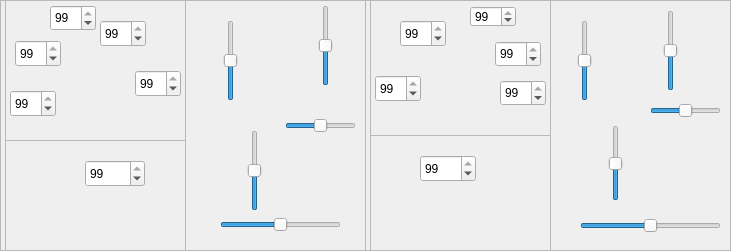
   <widget class="QFrame" name="frame_5">
    <property name="geometry">
     <rect>
      <x>635</x>
      <y>480</y>
      <width>731</width>
      <height>251</height>
     </rect>
    </property>
    <property name="frameShape">
     <enum>QFrame::StyledPanel</enum>
    </property>
    <property name="frameShadow">
     <enum>QFrame::Raised</enum>
    </property>
    <widget class="QFrame" name="frame_4">
     <property name="geometry">
      <rect>
       <x>370</x>
       <y>0</y>
       <width>361</width>
       <height>251</height>
      </rect>
     </property>
     <property name="frameShape">
      <enum>QFrame::StyledPanel</enum>
     </property>
     <property name="frameShadow">
      <enum>QFrame::Raised</enum>
     </property>
     <widget class="QLabel" name="label_13">
      <property name="geometry">
       <rect>
        <x>180</x>
        <y>0</y>
        <width>176</width>
        <height>241</height>
       </rect>
      </property>
      <property name="text">
       <string/>
      </property>
      <property name="pixmap">
       <pixmap>roboticArm.jpg</pixmap>
      </property>
      <property name="scaledContents">
       <bool>true</bool>
      </property>
     </widget>
     <widget class="QSlider" name="verticalSlider_5">
      <property name="geometry">
       <rect>
        <x>230</x>
        <y>125</y>
        <width>31</width>
        <height>76</height>
       </rect>
      </property>
      <property name="maximum">
       <number>180</number>
      </property>
      <property name="value">
       <number>90</number>
      </property>
      <property name="orientation">
       <enum>Qt::Vertical</enum>
      </property>
     </widget>
     <widget class="QSlider" name="verticalSlider_6">
      <property name="geometry">
       <rect>
        <x>200</x>
        <y>20</y>
        <width>29</width>
        <height>81</height>
       </rect>
      </property>
      <property name="maximum">
       <number>180</number>
      </property>
      <property name="value">
       <number>90</number>
      </property>
      <property name="orientation">
       <enum>Qt::Vertical</enum>
      </property>
     </widget>
     <widget class="QSlider" name="verticalSlider_7">
      <property name="geometry">
       <rect>
        <x>290</x>
        <y>10</y>
        <width>21</width>
        <height>81</height>
       </rect>
      </property>
      <property name="maximum">
       <number>180</number>
      </property>
      <property name="value">
       <number>90</number>
      </property>
      <property name="orientation">
       <enum>Qt::Vertical</enum>
      </property>
     </widget>
     <widget class="QSlider" name="horizontalSlider_3">
      <property name="geometry">
       <rect>
        <x>280</x>
        <y>100</y>
        <width>71</width>
        <height>21</height>
       </rect>
      </property>
      <property name="maximum">
       <number>180</number>
      </property>
      <property name="value">
       <number>90</number>
      </property>
      <property name="orientation">
       <enum>Qt::Horizontal</enum>
      </property>
     </widget>
     <widget class="QSlider" name="horizontalSlider_4">
      <property name="geometry">
       <rect>
        <x>210</x>
        <y>210</y>
        <width>141</width>
        <height>31</height>
       </rect>
      </property>
      <property name="maximum">
       <number>359</number>
      </property>
      <property name="value">
       <number>180</number>
      </property>
      <property name="orientation">
       <enum>Qt::Horizontal</enum>
      </property>
     </widget>
     <widget class="QFrame" name="frame_10">
      <property name="geometry">
       <rect>
        <x>0</x>
        <y>-10</y>
        <width>181</width>
        <height>261</height>
       </rect>
      </property>
      <property name="frameShape">
       <enum>QFrame::StyledPanel</enum>
      </property>
      <property name="frameShadow">
       <enum>QFrame::Raised</enum>
      </property>
      <widget class="QLabel" name="label_11">
       <property name="geometry">
        <rect>
         <x>0</x>
         <y>10</y>
         <width>171</width>
         <height>251</height>
        </rect>
       </property>
       <property name="text">
        <string/>
       </property>
       <property name="pixmap">
        <pixmap>rightHand.png</pixmap>
       </property>
       <property name="scaledContents">
        <bool>true</bool>
       </property>
      </widget>
      <widget class="QFrame" name="frame_11">
       <property name="geometry">
        <rect>
         <x>0</x>
         <y>0</y>
         <width>181</width>
         <height>146</height>
        </rect>
       </property>
       <property name="frameShape">
        <enum>QFrame::StyledPanel</enum>
       </property>
       <property name="frameShadow">
        <enum>QFrame::Raised</enum>
       </property>
       <widget class="QSpinBox" name="spinBox_11">
        <property name="geometry">
         <rect>
          <x>130</x>
          <y>90</y>
          <width>46</width>
          <height>26</height>
         </rect>
        </property>
        <property name="value">
         <number>99</number>
        </property>
       </widget>
       <widget class="QSpinBox" name="spinBox_12">
        <property name="geometry">
         <rect>
          <x>125</x>
          <y>51</y>
          <width>46</width>
          <height>26</height>
         </rect>
        </property>
        <property name="value">
         <number>99</number>
        </property>
       </widget>
       <widget class="QSpinBox" name="spinBox_13">
        <property name="geometry">
         <rect>
          <x>100</x>
          <y>16</y>
          <width>46</width>
          <height>21</height>
         </rect>
        </property>
        <property name="value">
         <number>99</number>
        </property>
       </widget>
       <widget class="QSpinBox" name="spinBox_14">
        <property name="geometry">
         <rect>
          <x>30</x>
          <y>30</y>
          <width>46</width>
          <height>27</height>
         </rect>
        </property>
        <property name="value">
         <number>99</number>
        </property>
       </widget>
       <widget class="QSpinBox" name="spinBox_15">
        <property name="geometry">
         <rect>
          <x>5</x>
          <y>85</y>
          <width>46</width>
          <height>27</height>
         </rect>
        </property>
        <property name="value">
         <number>99</number>
        </property>
       </widget>
      </widget>
      <widget class="QSpinBox" name="spinBox_10">
       <property name="geometry">
        <rect>
         <x>50</x>
         <y>165</y>
         <width>56</width>
         <height>27</height>
        </rect>
       </property>
       <property name="value">
        <number>99</number>
       </property>
      </widget>
     </widget>
    </widget>
    <widget class="QFrame" name="frame_3">
     <property name="geometry">
      <rect>
       <x>5</x>
       <y>0</y>
       <width>361</width>
       <height>251</height>
      </rect>
     </property>
     <property name="frameShape">
      <enum>QFrame::StyledPanel</enum>
     </property>
     <property name="frameShadow">
      <enum>QFrame::Raised</enum>
     </property>
     <widget class="QLabel" name="label_12">
      <property name="geometry">
       <rect>
        <x>180</x>
        <y>0</y>
        <width>176</width>
        <height>241</height>
       </rect>
      </property>
      <property name="text">
       <string/>
      </property>
      <property name="pixmap">
       <pixmap>roboticArm.jpg</pixmap>
      </property>
      <property name="scaledContents">
       <bool>true</bool>
      </property>
     </widget>
     <widget class="QSlider" name="verticalSlider_2">
      <property name="geometry">
       <rect>
        <x>235</x>
        <y>130</y>
        <width>29</width>
        <height>81</height>
       </rect>
      </property>
      <property name="maximum">
       <number>180</number>
      </property>
      <property name="value">
       <number>90</number>
      </property>
      <property name="orientation">
       <enum>Qt::Vertical</enum>
      </property>
     </widget>
     <widget class="QSlider" name="verticalSlider_3">
      <property name="geometry">
       <rect>
        <x>210</x>
        <y>20</y>
        <width>31</width>
        <height>81</height>
       </rect>
      </property>
      <property name="maximum">
       <number>180</number>
      </property>
      <property name="value">
       <number>90</number>
      </property>
      <property name="orientation">
       <enum>Qt::Vertical</enum>
      </property>
     </widget>
     <widget class="QSlider" name="verticalSlider_4">
      <property name="geometry">
       <rect>
        <x>305</x>
        <y>5</y>
        <width>31</width>
        <height>81</height>
       </rect>
      </property>
      <property name="maximum">
       <number>180</number>
      </property>
      <property name="value">
       <number>90</number>
      </property>
      <property name="orientation">
       <enum>Qt::Vertical</enum>
      </property>
     </widget>
     <widget class="QSlider" name="horizontalSlider_2">
      <property name="geometry">
       <rect>
        <x>280</x>
        <y>110</y>
        <width>71</width>
        <height>31</height>
       </rect>
      </property>
      <property name="maximum">
       <number>180</number>
      </property>
      <property name="value">
       <number>90</number>
      </property>
      <property name="orientation">
       <enum>Qt::Horizontal</enum>
      </property>
     </widget>
     <widget class="QSlider" name="horizontalSlider">
      <property name="geometry">
       <rect>
        <x>215</x>
        <y>210</y>
        <width>121</width>
        <height>29</height>
       </rect>
      </property>
      <property name="maximum">
       <number>359</number>
      </property>
      <property name="value">
       <number>180</number>
      </property>
      <property name="orientation">
       <enum>Qt::Horizontal</enum>
      </property>
     </widget>
     <widget class="QFrame" name="frame_9">
      <property name="geometry">
       <rect>
        <x>0</x>
        <y>0</y>
        <width>181</width>
        <height>251</height>
       </rect>
      </property>
      <property name="frameShape">
       <enum>QFrame::StyledPanel</enum>
      </property>
      <property name="frameShadow">
       <enum>QFrame::Raised</enum>
      </property>
      <widget class="QLabel" name="label_10">
       <property name="geometry">
        <rect>
         <x>0</x>
         <y>0</y>
         <width>171</width>
         <height>251</height>
        </rect>
       </property>
       <property name="autoFillBackground">
        <bool>false</bool>
       </property>
       <property name="styleSheet">
        <string notr="true"/>
       </property>
       <property name="text">
        <string/>
       </property>
       <property name="pixmap">
        <pixmap>leftHand.png</pixmap>
       </property>
       <property name="scaledContents">
        <bool>true</bool>
       </property>
      </widget>
      <widget class="QFrame" name="frame_12">
       <property name="geometry">
        <rect>
         <x>0</x>
         <y>0</y>
         <width>196</width>
         <height>141</height>
        </rect>
       </property>
       <property name="frameShape">
        <enum>QFrame::StyledPanel</enum>
       </property>
       <property name="frameShadow">
        <enum>QFrame::Raised</enum>
       </property>
       <widget class="QSpinBox" name="spinBox_5">
        <property name="geometry">
         <rect>
          <x>5</x>
          <y>90</y>
          <width>46</width>
          <height>27</height>
         </rect>
        </property>
        <property name="value">
         <number>99</number>
        </property>
       </widget>
       <widget class="QSpinBox" name="spinBox_6">
        <property name="geometry">
         <rect>
          <x>10</x>
          <y>40</y>
          <width>46</width>
          <height>27</height>
         </rect>
        </property>
        <property name="value">
         <number>99</number>
        </property>
       </widget>
       <widget class="QSpinBox" name="spinBox_7">
        <property name="geometry">
         <rect>
          <x>45</x>
          <y>5</y>
          <width>46</width>
          <height>26</height>
         </rect>
        </property>
        <property name="value">
         <number>99</number>
        </property>
       </widget>
       <widget class="QSpinBox" name="spinBox_8">
        <property name="geometry">
         <rect>
          <x>95</x>
          <y>20</y>
          <width>46</width>
          <height>27</height>
         </rect>
        </property>
        <property name="value">
         <number>99</number>
        </property>
       </widget>
       <widget class="QSpinBox" name="spinBox_9">
        <property name="geometry">
         <rect>
          <x>130</x>
          <y>70</y>
          <width>46</width>
          <height>27</height>
         </rect>
        </property>
        <property name="value">
         <number>99</number>
        </property>
       </widget>
      </widget>
      <widget class="QSpinBox" name="spinBox_4">
       <property name="geometry">
        <rect>
         <x>80</x>
         <y>160</y>
         <width>60</width>
         <height>27</height>
        </rect>
       </property>
       <property name="value">
        <number>99</number>
       </property>
      </widget>
     </widget>
    </widget>
   </widget>
